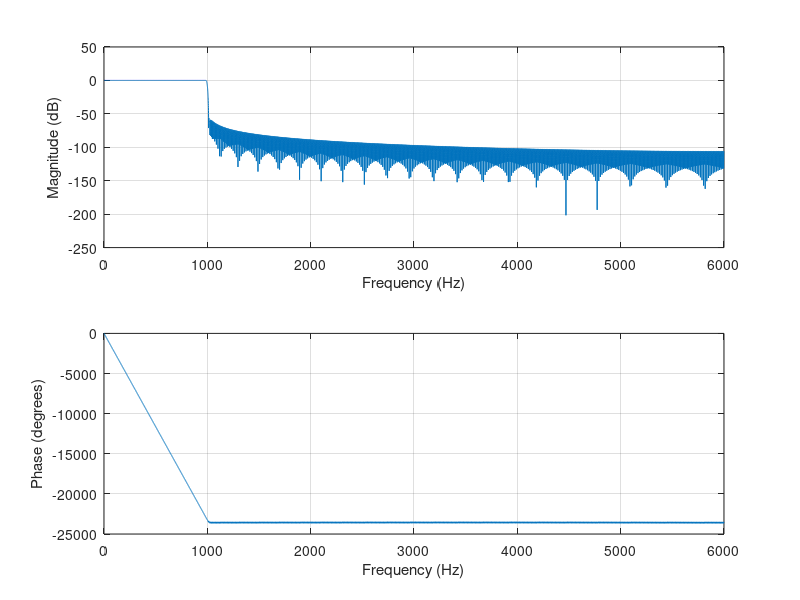
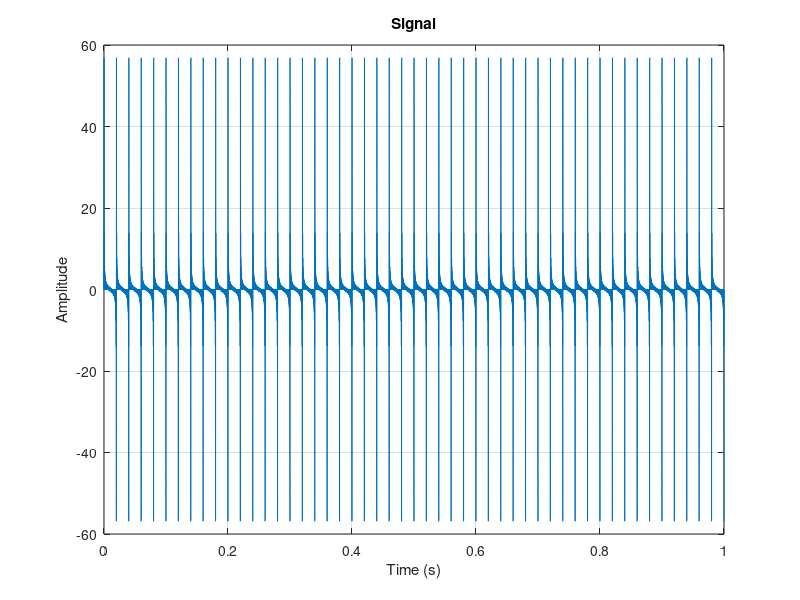
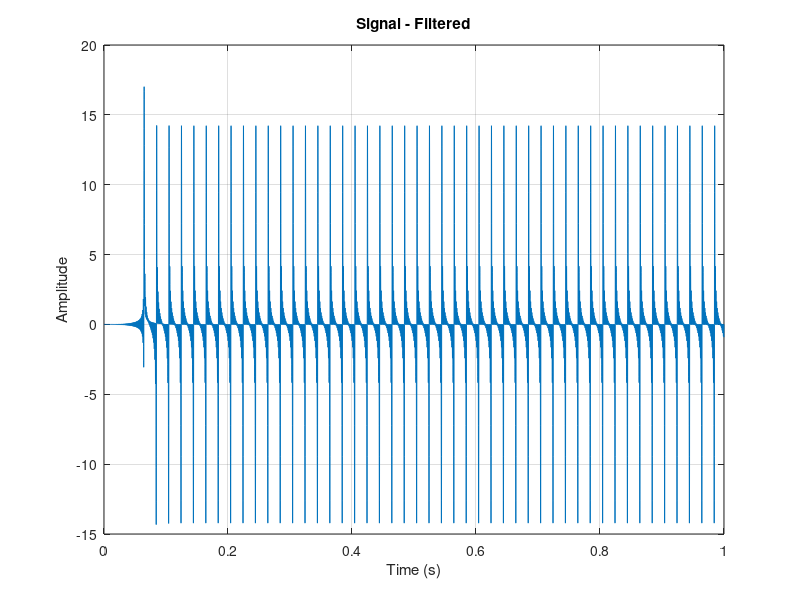
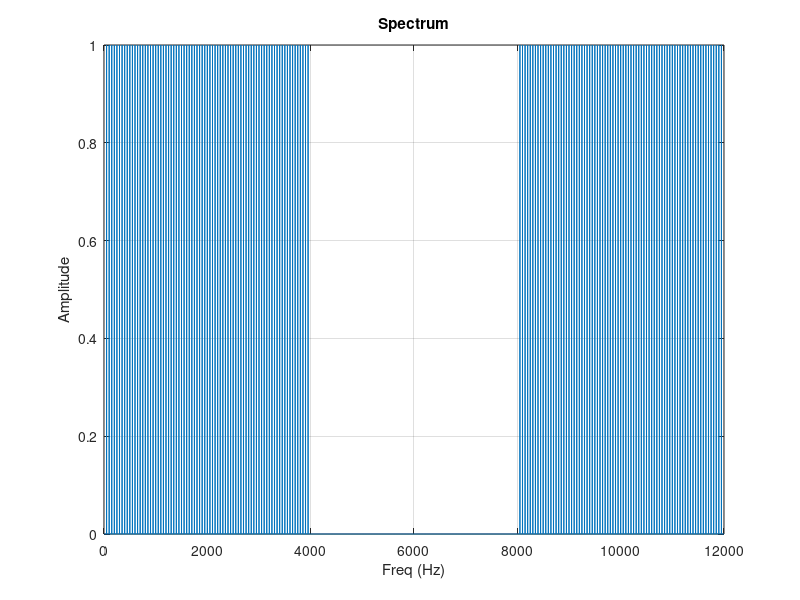

Recreate these plots in MATLAB, in order.
fs = 12000;
N = 12000;

Nb = 1550;
f0 = 1000 / (fs / 2);
b = fir1(Nb, f0, 'low');

% Print filter coefficients (float64_t)
fprintf('%.15g, ', b);
fprintf('\n');

% Print filter coefficients (q15_t)
b_q15 = int16(round(b * 32768));
b_q15(b_q15 > 32767) = 32767;
b_q15(b_q15 < -32768) = -32768;
fprintf('%d, ', b_q15);
fprintf('\n');

% Frequency characteristics
freqz(b, 1, N, fs);

% Verification
ts = 1 / fs;
t = (0:N-1)*ts;
df = (fs/N);
f = (0:N-1)*df;

X = 0;
for n = 1:79
    X = X + sin(2*pi*n*50*t);
end
% 16-bit uniform quantization
X = round((X + 1)*32767.5)/32767.5 - 1;

figure;
plot(t, X);
xlabel('Time (s)');
ylabel('Amplitude');
title('Signal');
grid on;

XF = filter(b, 1, X);

figure;
plot(t, XF);
xlabel('Time (s)');
ylabel('Amplitude');
title('Signal - Filtered');
grid on;

Y = 2 * abs(fft(X)) / N;

figure;
plot(f, Y);
ylim([0.0 1.0]);
xlabel("Freq (Hz)");
ylabel("Amplitude");
title('Spectrum');
grid on;

YF = 2 * abs(fft(XF)) / N;

figure;
plot(f, YF);
ylim([0.0 1.0]);
xlabel("Freq (Hz)");
ylabel("Amplitude");
title('Spectrum - Filtered');
grid on;
